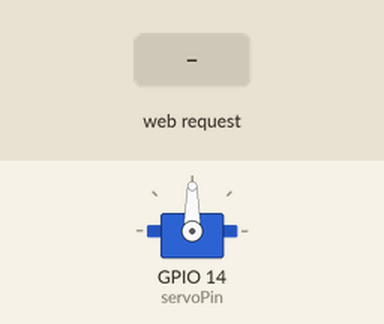
A sketch run on a simulated ESP32. Shown: servo. The test bench sets the inputs (shaded band). WiFi joins after 1.5 s; servers stay silent unless stated; what the sketch prints to the serial monitor is not drawn.

Above: at 2.7 s.
2.8 s: HTTP request GET /servo?status=1 received
At 4.0 s:
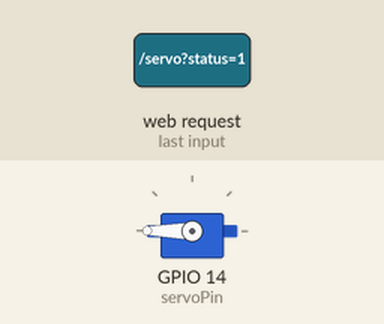
4.3 s: HTTP request GET /servo?status=0 received
At 5.2 s:
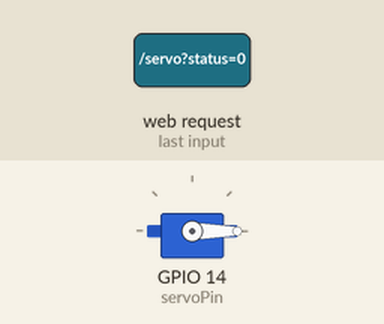
5.8 s: HTTP request GET /servo?status=120 received
At 6.3 s:
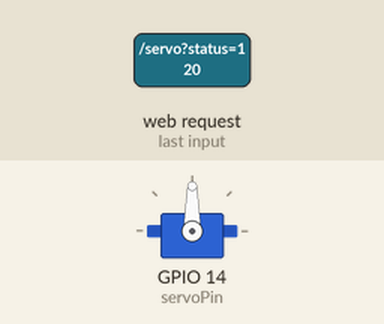
Timing chart, 0 to 8.8 s (numbered marks = the images above; inputs shaded):
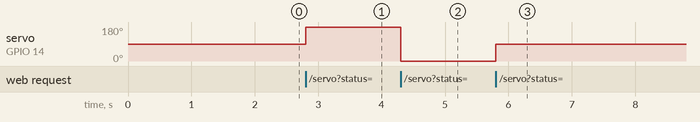

Measured:
- after the input at 2.8 s, servo on GPIO 14 (servoPin): 90° → 180° at once
- after the input at 4.3 s, servo on GPIO 14 (servoPin): 180° → 0° at once
- after the input at 5.8 s, servo on GPIO 14 (servoPin): 0° → 90° at once

The sketch:

servo.ino
```cpp
#include <WiFi.h>
#include <WebServer.h>
#include <ESP32Servo.h>


const int servoPin = 14;
const int centerAngle = 90;
const int thumbsUpAngle = 180;
const int thumbsDownAngle = 0;

Servo servoMotor;


const char* ssid = "riddle_iPhone";
const char* password = "my12345678";


WebServer server(80);

void setup() {
  Serial.begin(115200);

  servoMotor.attach(servoPin);
  servoMotor.write(centerAngle);

  WiFi.begin(ssid, password);
  while (WiFi.status() != WL_CONNECTED) {
    delay(500);
    Serial.print(".");
  }
  Serial.println("");
  Serial.print("WiFi connected. IP address: ");
  Serial.println(WiFi.localIP());

  server.on("/servo", HTTP_GET, handleServoCommand);
  server.begin();
}

void loop() {
  server.handleClient();
}

void handleServoCommand() {
  if (server.hasArg("status")) {
    int status = server.arg("status").toInt();

    int targetAngle = centerAngle;

    switch (status) {
      case 1:
        targetAngle = thumbsUpAngle;
        Serial.println("Received: THUMBS UP (Warm Enough)");
        break;
      case 0:
        targetAngle = thumbsDownAngle;
        Serial.println("Received: THUMBS DOWN (Too Cold)");
        break;
      case 2:
      default:
        targetAngle = centerAngle;
        Serial.println("Received: CENTER (Unknown)");
        break;
    }

    servoMotor.write(targetAngle);
    server.send(200, "text/plain", "OK");
  } else {
    server.send(400, "text/plain", "Error: Missing status parameter");
  }
}
```
